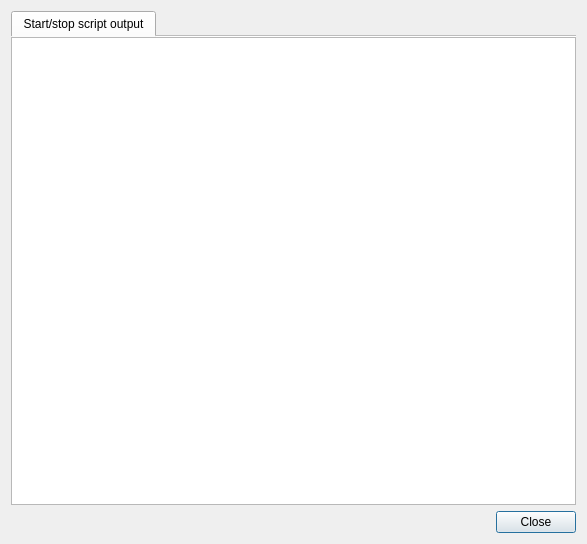
<?xml version="1.0" encoding="UTF-8"?>
<ui version="4.0">
 <class>Dialog</class>
 <widget class="QDialog" name="Dialog">
  <property name="geometry">
   <rect>
    <x>0</x>
    <y>0</y>
    <width>587</width>
    <height>544</height>
   </rect>
  </property>
  <property name="windowTitle">
   <string>Details</string>
  </property>
  <layout class="QVBoxLayout" name="verticalLayout">
   <item>
    <widget class="QTabWidget" name="tabber">
     <property name="currentIndex">
      <number>0</number>
     </property>
     <property name="documentMode">
      <bool>true</bool>
     </property>
     <widget class="QWidget" name="tab">
      <attribute name="title">
       <string>Start/stop script output</string>
      </attribute>
      <layout class="QVBoxLayout" name="verticalLayout_2">
       <property name="margin">
        <number>0</number>
       </property>
       <item>
        <widget class="QPlainTextEdit" name="outEdit">
         <property name="font">
          <font>
           <family>Monospace</family>
          </font>
         </property>
         <property name="readOnly">
          <bool>true</bool>
         </property>
        </widget>
       </item>
      </layout>
     </widget>
    </widget>
   </item>
   <item>
    <widget class="QDialogButtonBox" name="buttonBox">
     <property name="standardButtons">
      <set>QDialogButtonBox::Close</set>
     </property>
    </widget>
   </item>
  </layout>
 </widget>
 <resources/>
 <connections>
  <connection>
   <sender>buttonBox</sender>
   <signal>rejected()</signal>
   <receiver>Dialog</receiver>
   <slot>reject()</slot>
   <hints>
    <hint type="sourcelabel">
     <x>273</x>
     <y>90</y>
    </hint>
    <hint type="destinationlabel">
     <x>306</x>
     <y>70</y>
    </hint>
   </hints>
  </connection>
 </connections>
</ui>
